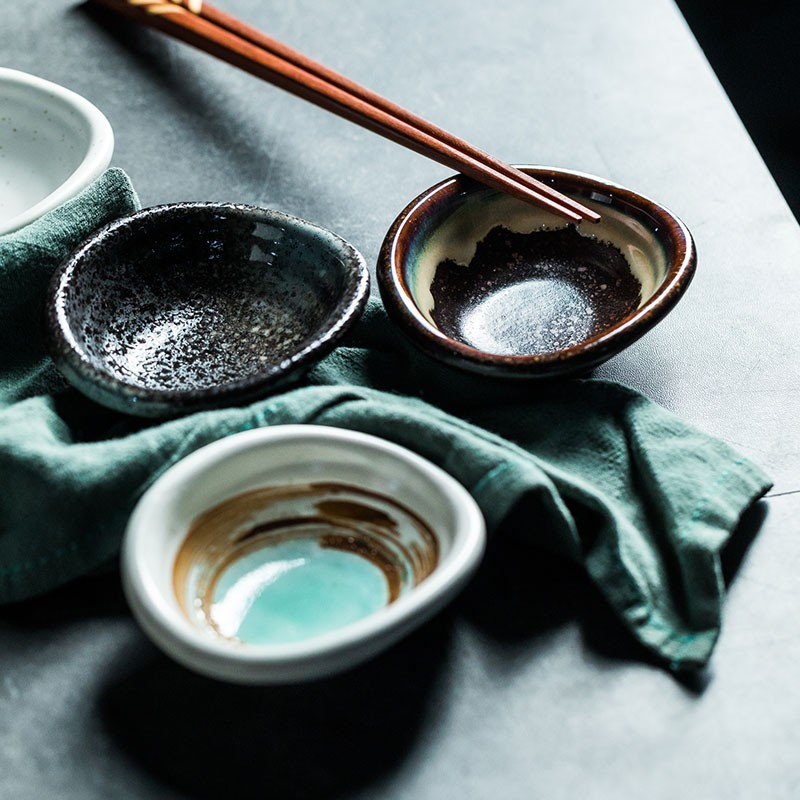
#> input picture assets/renders/house-nordic-2026-10-25/refs/-cjdropshipping-com-03662613-e827-41df-8c88-c4917c2466f2-jpg.jpg, 800 x 800 px
$ python -i refs.py   (imports and definitions only)
#> lines starting #> are read from the running program, lines starting #| are printed output that depends on the picture
#!/usr/bin/env python3
"""
Close-up product references for the Phase B drafts (render-agent, 2026-10-25).

The designer's prompt headers (assets/prompts/recipe-v5.nordic/<frame>.txt) list the references in order:
    #   N https://...  (note)                      a supplier image
    #   N NAME: local scratchpad image <path> ...  a stand-in photo already on disk (Israeli rug picks)
    #   N A and M B: as in d1.txt                  cross-reference to another frame's list
This script downloads / loads each one, trims the uniform border and crops to the product (square around the non-background mass,
8 % padding), saves <= 1024 px JPEGs under refs/<slug>.jpg and records them in refs/index.json (keyed by the source URL or path, so a
product shared by several frames is prepared once). The var2 upload (request_upload + PUT) is a separate step that writes var2_url
into the index. Every card the designer names has usage_rights "unclear": the crops are internal render references only.

  python3 refs.py <frame>=<prompt.txt> [<frame>=<prompt.txt> ...]
"""
import hashlib
import io
import json
import os
import re
import subprocess
import sys

import numpy as np
from PIL import Image

HERE = os.path.dirname(os.path.abspath(__file__))
REPO = os.path.abspath(os.path.join(HERE, "..", "..", ".."))
SCRATCH = "/tmp/claude-0/-home-user-homedesign-app/1b393486-20a3-508a-a0b0-d78a98b7d2b6/scratchpad"
REFS = os.path.join(HERE, "refs")
INDEX = os.path.join(REFS, "index.json")
URL_RE = re.compile(r"^#\s+(\d+)\s+(https?://\S+)\s*(?:\((.*)\))?\s*$")
LOCAL_RE = re.compile(r"^#\s+(\d+)\s+([A-Za-z]+):\s+local scratchpad image\s+(\S+)")
XREF_RE = re.compile(r"^#\s+(\d+)\s+(.*?):\s+as in ([a-z0-9-]+\.txt)")


# [47 lines left out: functions parse, fetch, crop_product, slug, not called in this run]


def prepare(frames):
    os.makedirs(REFS, exist_ok=True)
    idx = json.load(open(INDEX)) if os.path.exists(INDEX) else {"refs": {}, "frames": {}, "missing": {}}
    lists = {fid: parse(p) for fid, p in frames.items()}
    for fid, refs in lists.items():
        order = []
        for r in refs:
            if r["kind"] == "xref":
                src_frame = next((f for f, p in frames.items() if os.path.basename(p) == r["src"]), None)
                for name in re.split(r"\s+and\s+\d+\s+|\s+and\s+", r["note"]):
                    name = name.strip()
                    for r2 in (lists.get(src_frame) or []):
                        if r2["kind"] == "local" and r2["note"].lower() == name.lower():
                            order.append(r2["src"])
                continue
            key = r["src"]
            if key not in idx["refs"] and key not in idx["missing"]:
                data = None
                if r["kind"] == "url":
                    data = fetch(key)
                elif os.path.exists(key):
                    data = open(key, "rb").read()
                if not data:
                    idx["missing"][key] = f"{fid} #{r['n']}: not downloadable / not on disk"
                    print("MISSING", fid, r["n"], key)
                    continue
                try:
                    im = Image.open(io.BytesIO(data))
                    im.load()
                except Exception as e:  # noqa: BLE001
                    idx["missing"][key] = f"{fid} #{r['n']}: not an image ({e})"
                    print("MISSING", fid, r["n"], key)
                    continue
                crop = crop_product(im)
                crop.thumbnail((1024, 1024), Image.LANCZOS)
                out = os.path.join(REFS, slug(key) + ".jpg")
                crop.save(out, quality=90)
                idx["refs"][key] = dict(file=os.path.relpath(out, REPO), kind=r["kind"], note=r["note"], source_size=list(im.size),
                                        crop_size=list(crop.size), sha256=hashlib.sha256(open(out, "rb").read()).hexdigest(), var2_url=None,
                                        usage="internal render reference only (usage_rights unclear on every card)")
                print("ref", fid, r["n"], im.size, "->", crop.size, r["note"][:40])
            if key in idx["refs"]:
                order.append(key)
        idx["frames"][fid] = order
    json.dump(idx, open(INDEX, "w"), indent=1, ensure_ascii=False)
    return idx


# [8 lines not run here, left out]

>>> import cv2
>>> picture = cv2.imread('refs/-cjdropshipping-com-03662613-e827-41df-8c88-c4917c2466f2-jpg.jpg', cv2.IMREAD_GRAYSCALE)
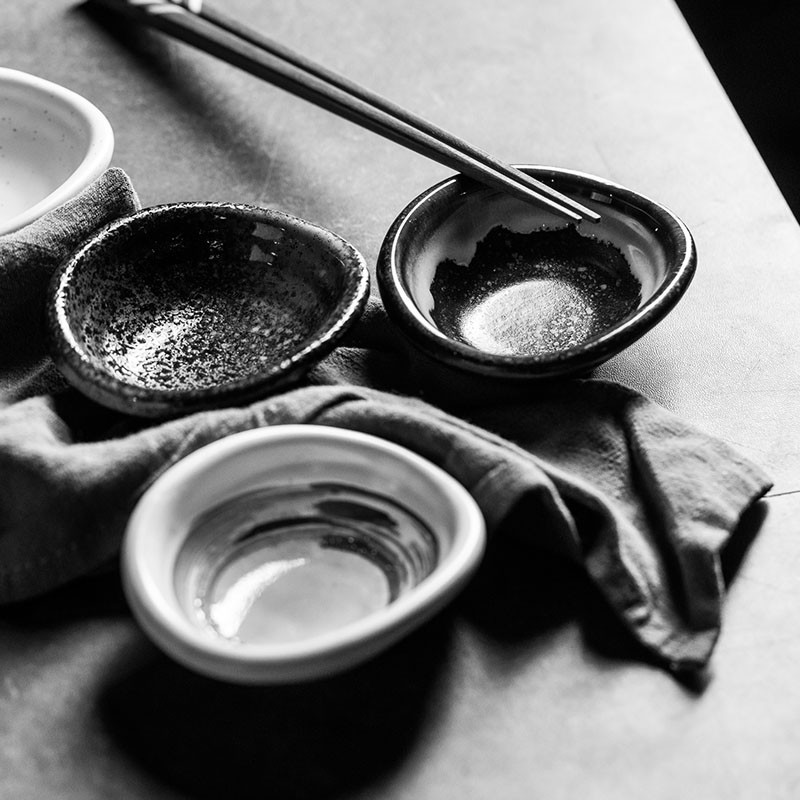
#> picture: shape (800, 800); min 0, max 255, mean 118.5
#> (the run stopped early here; a loop or call above may not have finished)

$ run again, on assets/renders/house-nordic-2026-10-25/refs/-cjdropshipping-com-845f43be-dfd4-4955-9198-4c90ae32905f-jpg.jpg
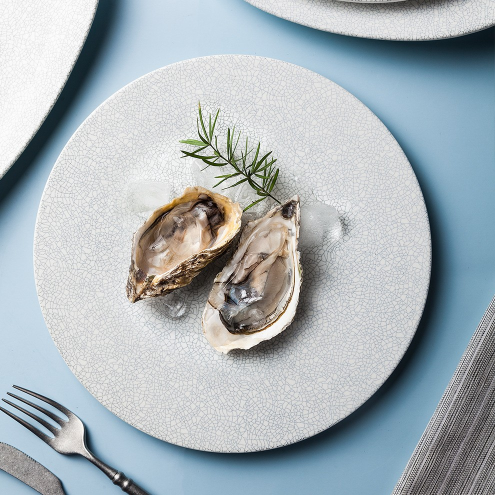
#> input picture assets/renders/house-nordic-2026-10-25/refs/-cjdropshipping-com-845f43be-dfd4-4955-9198-4c90ae32905f-jpg.jpg, 990 x 990 px (shown at 1/2 size)
#> `picture = cv2.imread('refs/-cjdropshipping-com-03662613-e827-41df-8c88..`:
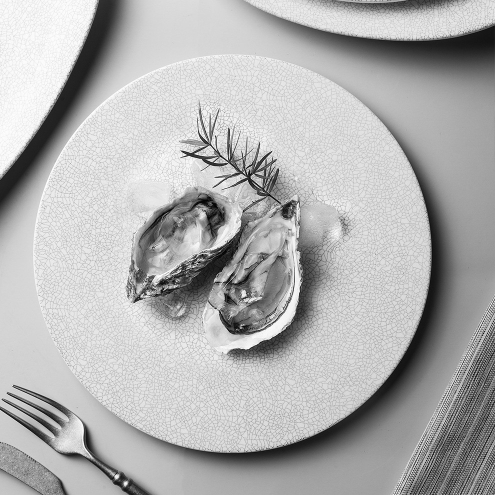
#> picture: shape (990, 990) (shown at 1/2 size); min 0, max 255, mean 176.6
